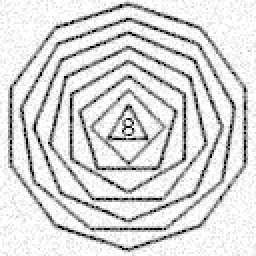
#> input picture sem3/imagePro/SA2/case_b1_n.png, 128 x 128 px (shown 2 times larger)
$ python shortAssignment2.py   (older library calls are emulated)
#> lines starting #> are read from the running program, lines starting #| are printed output that depends on the picture
#Maria Eduarda Kawakami Moreira - 11218751
#SSC0251 - Image Processing
#01/2020
#Short Assignment 2: Image Restoration

import numpy as np
import imageio
from scipy.fftpack import fftn, ifftn, fftshift

def gaussian_filter(k, sigma):
    arx = np.arange((-k // 2) + 1., (k // 2) + 1.)
    x, y = np.meshgrid(arx, arx)
    filt = np.exp( -(1/2)*(np.square(x) + np.square(y))/np.square(sigma) )
    return filt/np.sum(filt)

def padding(f, g):
    pad1 = (f.shape[0]//2)-g.shape[0]//2
    wp = np.pad(g, (pad1, pad1-1), "constant", constant_values=0)
    return wp

def fft_filter(g, w):
    wp = padding(g, w)

    W = fftn(wp)
    G = fftn(g)
    R = np.multiply(W, G)

    return np.real(fftshift(ifftn(R)))


def normalization(f, maxpixel):
    smallest_pixel = np.amin(f, axis=(0,1))   # smallest pixel in the image
    largest_pixel = np.amax(f, axis=(0, 1))     # largest pixel in the image
    return np.divide(
            np.multiply(
                np.subtract(f.astype(np.float), smallest_pixel), maxpixel), np.subtract(largest_pixel, smallest_pixel))


def CLS(G, H, P, gamma):
    return H.conjugate() / (np.abs(H)**2 + gamma*np.abs(P)**2) * G


def standard_deviation(f):
    return np.round(np.std(f[:]),1)

def main():
    filename = str(input()).rstrip()
#> the answer given: case_b1_n.png
    image = imageio.imread(filename)
#> image is the input picture: shape (128, 128); min 0, max 255, mean 216.4
    k = int(input()) #filter size
#> the answer given: 100
    sigma = float(input()) #standard deviation (0 < sigma <= 1)
#> the answer given: 1
    gamma = float(input()) #regularization factor (0 < gamma <= 1)
#> the answer given: 1

    #Gaussian filter
    g_filter = gaussian_filter(k, sigma)
    filtered = fft_filter(image, g_filter)
#> in padding, `wp = np.pad(g, (pad1, pad1-1), "constant", constant_values=0)`:
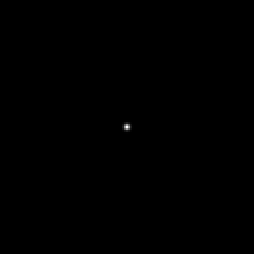
#> wp: shape (127, 127) float64 (shown 2 times larger); min 0, max 0.159, mean 6.2e-05; drawn with min black and max white
    normalized = normalization(filtered, np.amax(image, axis=(0,1)))

    #Laplacian filter
    laplacian_filter = np.array([[0,-1,0], [-1,4,-1], [0,-1,0]])
    laplacian_padded = padding(normalized, laplacian_filter)

    #Constrained Least Squares filter
    P = fftn(laplacian_padded)
    H = fftn(normalized)
    g_padded = padding(normalized, g_filter)
    G = fftn(g_padded)

    F_chapeu = ifftn(CLS(H, G, P, gamma)).real

    final = normalization(F_chapeu, np.amax(normalized, axis=(0,1)))
    print(standard_deviation(final))

if __name__ == '__main__':
#> (the run stopped early here; a loop or call above may not have finished)
